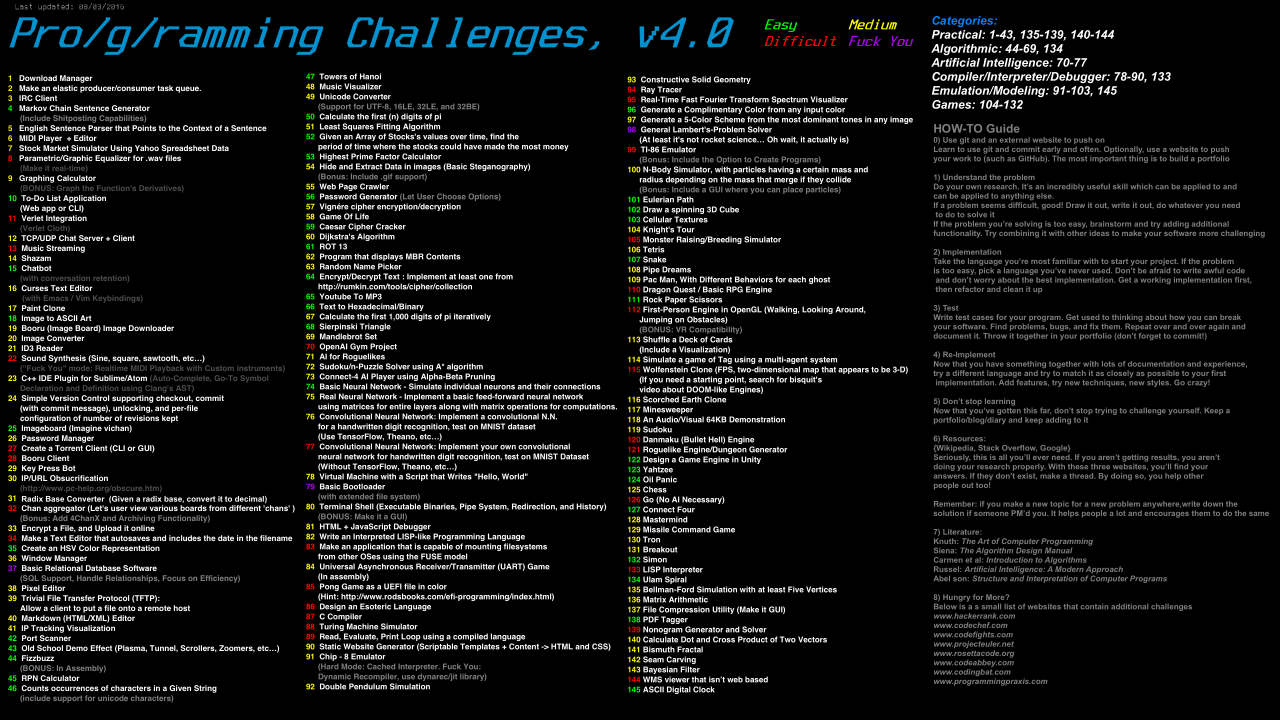
#> input picture programming_challenges.png, 3840 x 2160 px (shown at 1/3 size)
$ python main.py ../../programming_challenges.png out.png
#> lines starting #> are read from the running program, lines starting #| are printed output that depends on the picture
import argparse
import os
import sys

from PIL import Image, ImageDraw, ImageFont


CHARACTER = [".", ",", ":", ";", "+", "*", "?", "%", "$", "#", "@"]


def get_pixel_density(pixel):
    return pixel // 25


def intensity_to_character(intensity):
    return CHARACTER[intensity]


def save_image(ascii_string, width, height, out_file):
    ascii_image = ""
    line = 0
    for index in range(0, len(ascii_string), width):
        ascii_image += ascii_string[index : index + width]
        ascii_image += "\n"
        line += 1

    with open(f"{os.path.splitext(out_file)[0]}-AsciiArt.txt", "w") as file:
        file.write(ascii_image)

    image = Image.new("L", (width * 2, height * 4))
    draw = ImageDraw.Draw(image)
    font = ImageFont.truetype("RobotoMono-Regular.ttf", 3)
    draw.multiline_text((0, 0), ascii_image, font=font, fill="white", spacing=0)
    image.save(out_file)


def convert(image_path, custom_width):
#> called with image_path = '../../programming_challenges.png'
    img = Image.open(image_path).convert("L")
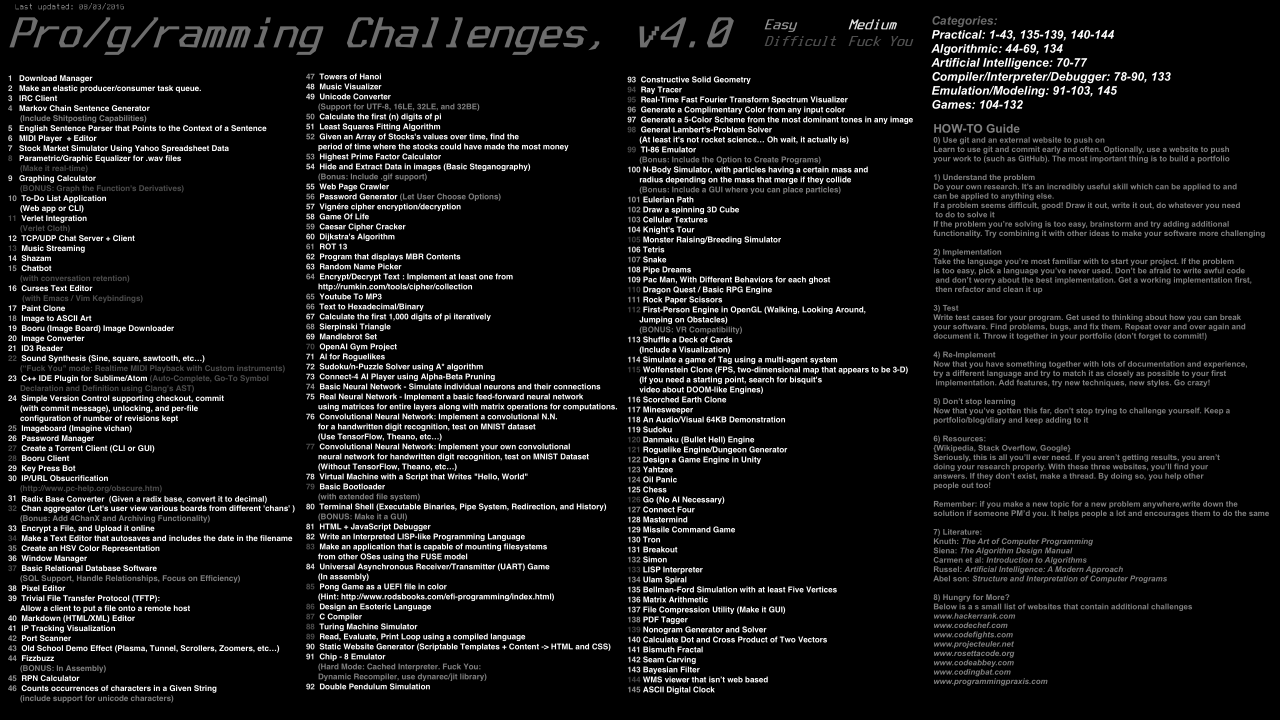
#> img: PIL image 3840x2160 L (shown at 1/3 size); min 0, max 255, mean 19.3
    width, height = img.size
#> width = 3840; height = 2160

    ratio = height / width
#> ratio = 0.562
    if not custom_width:
        if width > 700:
            width = 700
    else:
        width = custom_width

    height = int(ratio * width * 0.55)
#> height = 216
    img = img.resize((width, height))
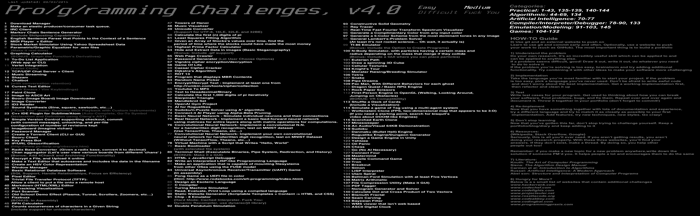
#> img: PIL image 700x216 L; min 0, max 229, mean 19.9

    ascii_string = ""
    for pixel in img.getdata():
        intensity = get_pixel_density(pixel)
        character = intensity_to_character(intensity)
        ascii_string += character
#> this loop made 151200 passes
#> (pixel, ascii_string) on passes 2 to 4: (0, '..'), (0, '...'), (0, '....')

    return ascii_string, width, height


def check_img_path(image_path):
    return os.path.isfile(image_path)


def check_out_dir(out_path):
    directory = os.path.dirname(out_path)
    directory = directory if len(directory) > 0 else "./"
    return os.path.isdir(directory)


if __name__ == "__main__":
    parser = argparse.ArgumentParser(
        prog="Image To Ascii Art", description="Convert an image to Ascii art."
    )

    parser.add_argument("file", help="Path to image to convert")
    parser.add_argument("out", help="Path where to save converted image")
    parser.add_argument(
        "-w", "--width", type=int, help="Specify custom width of output"
    )
    args = parser.parse_args()

    if not check_img_path(args.file):
        print(f"The file {args.file} does not exist. Check that the path is correct.")
        sys.exit()

    if not check_out_dir(args.out):
        print(f"The directory {args.out} does not exist. Check that the is correct.")
        sys.exit()

    if args.width != None and args.width < 300:
        print("Width must be greater than or equal to 300")
        sys.exit()

    ascii_string, width, height = convert(args.file, args.width)
#> width = 700; height = 216
    save_image(ascii_string, width, height, args.out)
#> in save_image, `image = Image.new("L", (width * 2, height * 4))`: image: PIL image 1400x864 L; every value is 0
#> in save_image, `image.save(out_file)`:
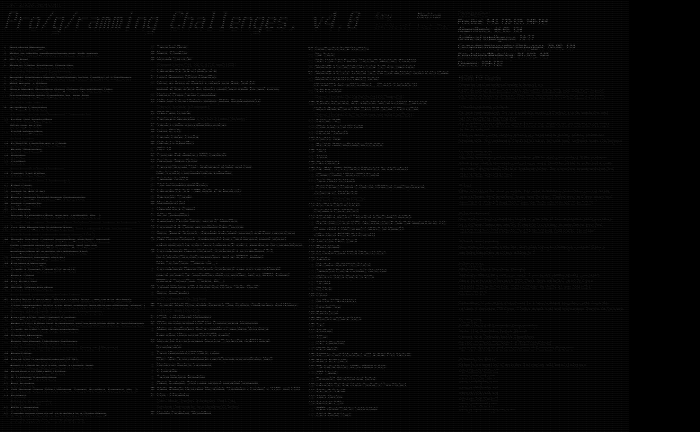
#> saved as out.png: PIL image 1400x864 L (shown at 1/2 size); min 0, max 155, mean 6
